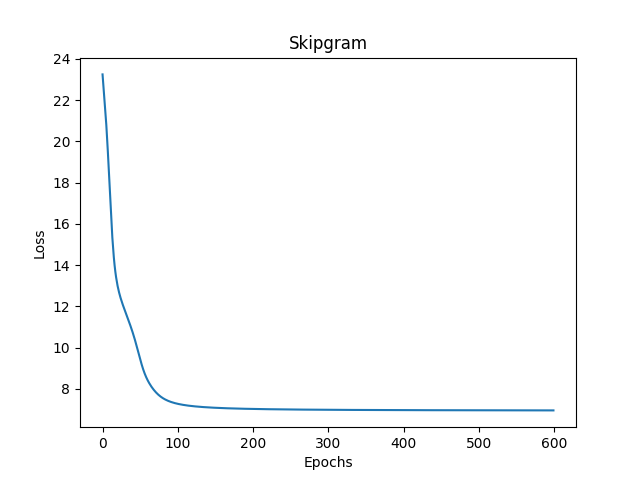

Reproduce this figure in Python.
from ch08.word2vec.word2vec import Word2Vec
import matplotlib as mpl
mpl.use('TkAgg')

import matplotlib.pyplot as plt
import numpy as np

corpus = ["I like playing football with my friends"]
skipgram = Word2Vec(algo="skipgram", text=corpus, windowSize=1, numHidden=2, nEpochs=600, learningRate=0.1)
weights1, weights1, lossPerEpoch = skipgram.execute()

print(len(lossPerEpoch))

plt.plot(np.arange(0, 600, 1), lossPerEpoch)

plt.xlabel('Epochs')
plt.ylabel('Loss')
plt.title('Skipgram')
plt.savefig("test.png")
plt.show()


